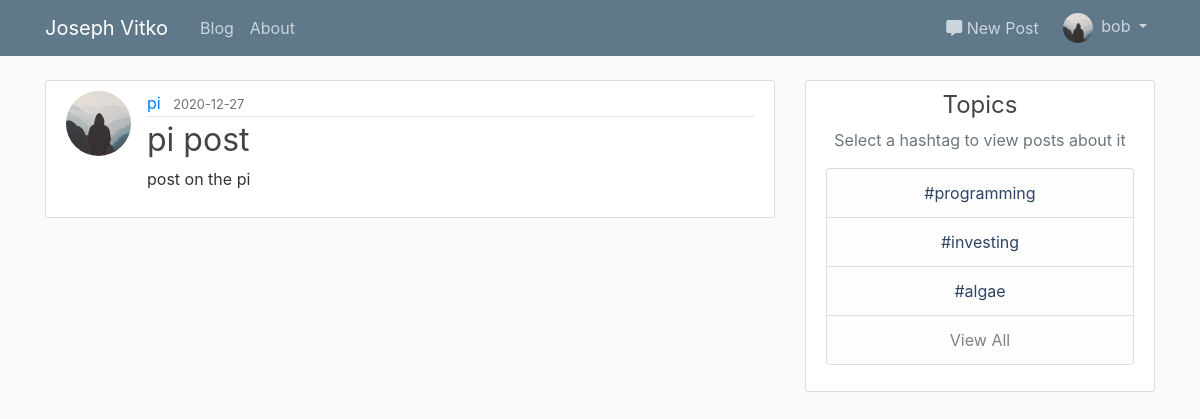
Screenshot of /post/12 (signed in) with the database file from the repository.
### flaskblog/models.py (models this page shows, shortened)
class User(db.Model, UserMixin):
    id = db.Column(db.Integer, primary_key=True)
    username = db.Column(db.String(20), unique=True, nullable=False)
    email = db.Column(db.String(120), unique=True, nullable=False)
    image_file = db.Column(db.String(20), nullable=False, default='default.jpg')
    password = db.Column(db.String(60), nullable=False)
    posts = db.relationship('Post', backref='author', lazy=True)
    roles = db.relationship('Role', secondary='user_roles')

class Post(db.Model):
    id = db.Column(db.Integer, primary_key=True)
    title = db.Column(db.String(100), nullable=False)
    date_posted = db.Column(db.DateTime, nullable=False, default=datetime.utcnow)
    content = db.Column(db.Text, nullable=False)
    user_id = db.Column(db.Integer, db.ForeignKey('user.id'), nullable=False)

### flaskblog/posts/routes.py (the view)
@posts.route('/post/<int:post_id>')
def post(post_id):
    post = Post.query.get_or_404(post_id)
    return render_template('post.html', title=post.title,
                           post=post, legend='New Post')

### flaskblog/models.py (called while the page is built)
@login_manager.user_loader
def load_user(user_id):
    return User.query.get(int(user_id))

### flaskblog/templates/post.html (shortened to what this page needs)
{% extends "layout.html" %}
{% block content %}
<article class="media content-section">
    <img class="rounded-circle article-img" src="{{ url_for('static', filename='profile_pics/' + post.author.image_file) }}">
    <div class="media-body">
        <div class="article-metadata">
            <a class="mr-2" href="{{ url_for('users.user_posts', username=post.author.username) }}">{{ post.author.username }}</a>
            <small class="text-muted">{{ post.date_posted.strftime('%Y-%m-%d') }}</small>
        </div>
        <h2 class="article-title">{{ post.title }}</h2>
        <p class="article-content">{{ post.content }}</p>
    </div>
</article>
{% endblock content %}

### flaskblog/templates/header.html (shortened to what this page needs)
<header class="site-header">
    <nav class="navbar navbar-expand-md navbar-dark bg-steel fixed-top">
        <div class="container">
            <a class="navbar-brand mr-4" href="/">Joseph Vitko</a>
            <div class="collapse navbar-collapse" id="navbarToggleMain">
                <div class="navbar-nav mr-auto">
                  <a class="nav-item nav-link" href="{{ url_for('main.blog') }}">Blog</a>
                  <a class="nav-item nav-link" href="{{ url_for('main.about') }}">About</a>
                </div>
            </div>
            {% if current_user.is_authenticated %}
                <div class="collapse navbar-collapse justify-content-end">
                    <div class="navbar-nav">
                        <div class="collapse navbar-collapse newpost" id="navbarTogglePost">
                            <a class="nav-item nav-link postlink nav-dropdown" href="{{ url_for('posts.new_post') }}"><i class="fas fa-comment-alt"></i> New Post</a>
                        </div>
                        <div class="collapse navbar-collapse" id="navbarToggleUser">
                            <li class="nav-item dropdown">
                                <a class="nav-link dropdown-toggle userlink nav-dropdown" href="#" id="navbarDropdownMenuLink" role="button" data-toggle="dropdown" aria-haspopup="true" aria-expanded="false">
                                    <div class="avatar-img-container">
                                        <img src="{{ url_for('static', filename='profile_pics/' + current_user.image_file) }}" class="rounded-circle avatar-img">
                                    </div>
                                    <span class="nav-text avatar-header">{{ current_user.username }}</span>
                                </a>
                            </li>
                        </div>
                    </div>
                </div>
            {% endif %}
        </div>
    </nav>
</header>

### flaskblog/static/main.css (style rules this page uses)
body { background: #fafafa; color: #333333; margin-top: 5rem; }
h1, h2, h3, h4, h5, h6 { color: #444444; font-weight: 400; }
.bg-steel { background-color: #5f788a; }
.site-header .navbar-nav .nav-link { color: #cbd5db; }
.content-section { background: #ffffff; padding: 10px 20px; border: 1px solid #dddddd; border-radius: 3px; margin-bottom: 20px; }
.article-title { color: #444444; }
.article-content { white-space: pre-line; }
.article-img { height: 65px; width: 65px; margin-right: 16px; }
.article-metadata { padding-bottom: 1px; margin-bottom: 4px; border-bottom: 1px solid #e3e3e3 }
.avatar-img-container { width: 30px; height: auto; display: inline-block; }
.avatar-img { width: 100%; height: auto; }
.avatar-header { margin-left: 4px; }
.newpost { margin-right: 8px; }
.userlink { padding-top: 0; padding-bottom: 0; vertical-align: middle; padding-right: 0; }
.postlink { padding-top: 0; padding-bottom: 0; vertical-align: middle; }

### rows the page displays
User: image_file (placeholder picture), username "bob"
User: image_file (placeholder picture), author.username "pi"
Post: date_posted "2020-12-27", title "pi post", content "post on the pi"
